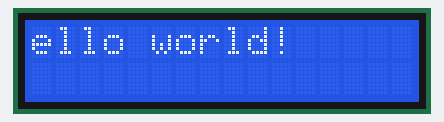
The sketch below on a simulated Arduino Uno, built with avr-gcc and run on an emulated ATmega328P. Parts: 16×2 character LCD.

Above: at 1.13 s.
At 2.19 s:
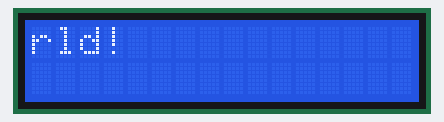
At 3.39 s:
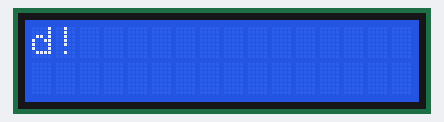
At 5.34 s:
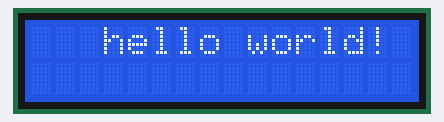
At 7.44 s:
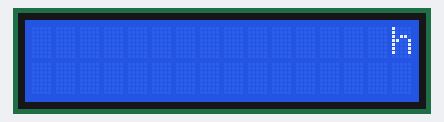
At 9.7 s:
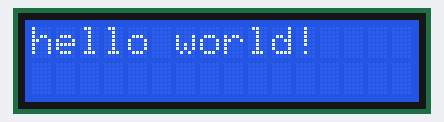

Measured:
- by itself, everything shown: repeats every 9.7 s, in 56 steps
- what the display in image 5 shows lasts 1.2 s, from 9.6 s to 10.8 s

The sketch:

lcd_hacking.ino
```cpp
#include <LiquidCrystal.h>

/*
 * Help from: http://arduino.cc/en/Tutorial/LiquidCrystalScroll
 *
 * Arduino Pin 12 - RS Pin LCD
 *             11 - EN
 *             5  - D4
 *             4  - D5
 *             3  - D6
 *             2  - D7
 */
LiquidCrystal lcd(12, 11, 5, 4, 3, 2);

void setup()
{
  Serial.begin(9600);
  lcd.begin(16,2); /* how large is the screen columns, rows*/
  lcd.print("hello world!");
  delay(1000);

}

void loop()
{
  // scroll 13 positions (string length) to the left
  // to move it offscreen left:
  for (int pos = 0; pos < 13; pos++) {
    // scroll one position left:
    lcd.scrollDisplayLeft();
    // wait a bit:
    delay(150);
  }

  // scroll 29 positions (string length + display length) to the right
  // to move it offscreen right:
  for (int positionCounter = 0; positionCounter < 29; positionCounter++) {
    // scroll one position right:
    lcd.scrollDisplayRight();
    // wait a bit:
    delay(150);
  }

  // scroll 16 positions (display length + string length) to the left
  // to move it back to center:
  for (int positionCounter = 0; positionCounter < 16; positionCounter++) {
    // scroll one position left:
    lcd.scrollDisplayLeft();
    // wait a bit:
    delay(150);
  }

  delay(1000);
}
```
